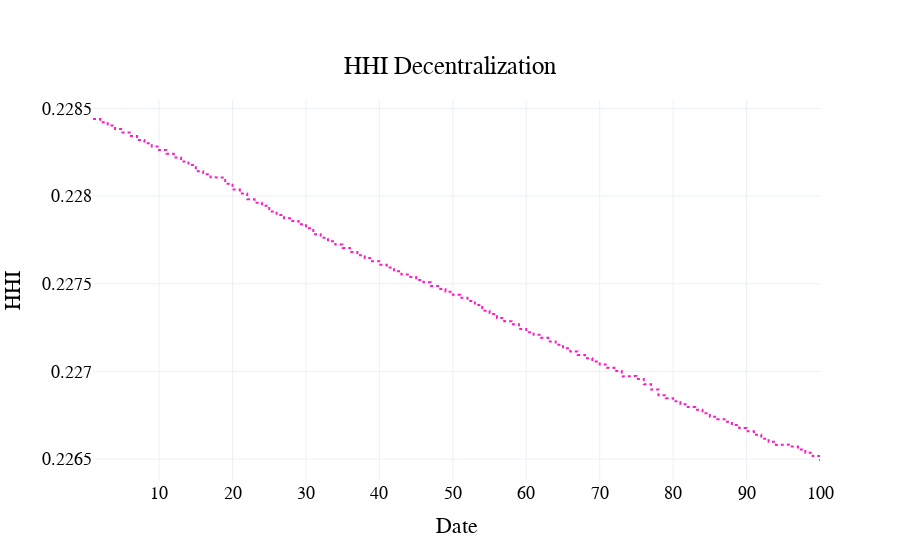

Notebook cell for this chart:
### Code cell
visualizations.plot_hhi(
    df,
    scenario_names={
    0: "normal",
}
)

### Figure 1 — Plotly figure (JSON) as saved in the notebook; plotly's stock layout.template omitted (floating-point values rounded to 4 significant figures; data arrays with more than 128 entries replaced by an {"elided": "..."} marker saying what was removed)
{"data": [{"line": {"color": "#FC1CBF", "dash": "dot"}, "name": "normal", "type": "scatter", "x": {"elided": "600 int values"}, "y": {"elided": "600 float values"}}], "layout": {"font": {"color": "black", "family": "Arial", "size": 18}, "hovermode": "x unified", "legend": {"font": {"color": "black", "size": 18}, "orientation": "h", "x": 0.5, "xanchor": "center", "y": -0.4, "yanchor": "bottom"}, "paper_bgcolor": "rgba(255, 255, 255, 1)", "plot_bgcolor": "rgba(255, 255, 255, 1)", "title": {"text": "HHI Decentralization", "x": 0.5, "xanchor": "center", "y": 0.9, "yanchor": "top"}, "xaxis": {"title": {"text": "Date"}}, "yaxis": {"title": {"text": "HHI"}}}}
